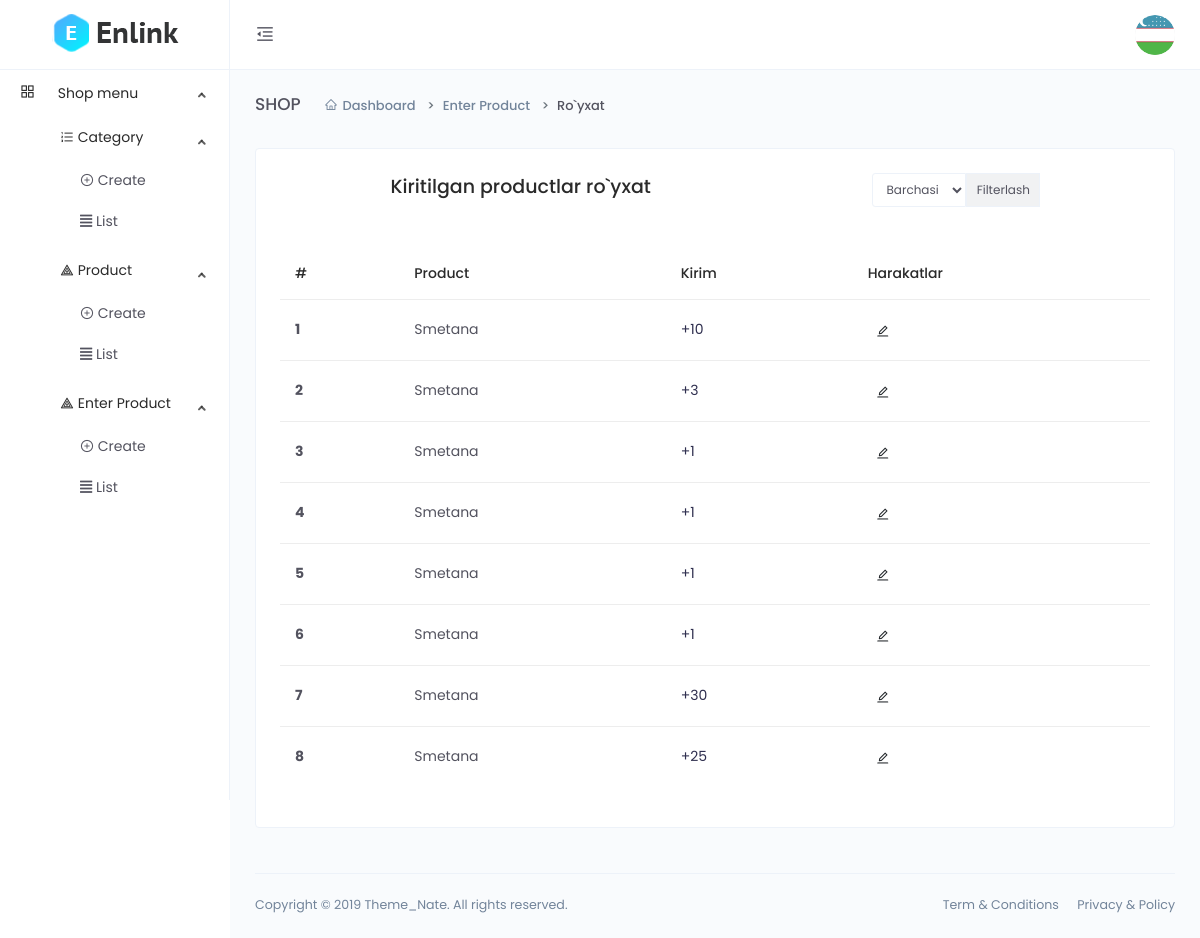
Screenshot of /dashboard/detail-product-enter/L1roS3Miw5OUnJW/ (signed in) with the database file from the repository.
### main/models.py (models this page shows, shortened)
class User(AbstractUser):
    avatar = models.ImageField(upload_to='avatar/',default='avatar/default.png')
    address = models.CharField(max_length=255, blank=True, null=True)
    phone = models.CharField(max_length=255, blank=True, null=True)
    zip_code = models.IntegerField(blank=True, null=True)
    class Meta(AbstractUser.Meta):
        swappable = "AUTH_USER_MODEL"

class CodeGenerate(models.Model):
    code = models.CharField(max_length=255, blank=True,unique=True)
    class Meta:
        abstract = True

class EnterProduct(CodeGenerate):
    product = models.ForeignKey(Product,on_delete=models.SET_NULL,null=True)
    quantity = models.IntegerField()
    date = models.DateTimeField(auto_now_add=True)

class Product(CodeGenerate):
    category = models.ForeignKey(Category, on_delete=models.CASCADE)
    name = models.CharField(max_length=255)
    body = models.TextField()
    price = models.DecimalField(decimal_places=2, max_digits=10)
    discount_price = models.DecimalField(decimal_places=2, max_digits=10,
                                         blank=True, null=True)
    banner_img = models.ImageField(upload_to='banner-img/')
    quantity = models.IntegerField()
    delivery = models.BooleanField(default=False)

### main/funcs.py (the view)
    def wrapper(request, *args, **kwargs):
        if request.user.is_staff:
            return func(request,*args, **kwargs)
        else:
            return redirect('front:index')

### main/dashboard/views.py (called while the page is built)
@staff_required
def detail_product_enter(request,code):
    queryset = models.EnterProduct.objects.filter(product__code=code)
    context = {
          'queryset':queryset
    }
    return render(request, 'dashboard/enter_product/detail.html', context)

### main/funcs.py (called while the page is built)
def staff_required(func):
    def wrapper(request, *args, **kwargs):
        if request.user.is_staff:
            return func(request,*args, **kwargs)
        else:
            return redirect('front:index')
    return wrapper

### templates/dashboard/enter_product/detail.html (shortened to what this page needs)
{% extends 'dashboard/base.html' %}
{% block content %}
<div class="main-content">
    <div class="page-header">
        <h2 class="header-title">SHOP</h2>
        <div class="header-sub-title">
            <nav class="breadcrumb breadcrumb-dash">
                <a href="#" class="breadcrumb-item"><i class="anticon anticon-home m-r-5"></i>Dashboard</a>
                <a class="breadcrumb-item" href="#">Enter Product</a>
                <span class="breadcrumb-item active">Ro`yxat</span>
            </nav>
        </div>
    </div>
    <div class="card">
        <div class="card-body">
            <div class="d-flex justify-content-around">
            <h4>Kiritilgan  productlar ro`yxat</h4>
            <div>
                <form class="input-group input-group-sm mb-3">
                    <select name="category_code" class="form-control">
                        <option value="0">Barchasi</option>
                    </select>
                    <div class="input-group-prepend">
                        <button class="input-group-text" id="inputGroup-sizing-sm" type="submit">Filterlash</button>
                    </div>
                </form>
            </div>
            </div>
            <div class="m-t-25">
                <div class="table-responsive">
                    <table class="table">
                        <thead>
                            <tr>
                                <th scope="col">#</th>
                                <th scope="col">Product</th>
                                <th scope="col">Kirim</th>
                                <th scope="col">Harakatlar</th>
                            </tr>
                        </thead>
                        <tbody>
                            {% for q in queryset %}
                            <tr>
                                <th scope="row">{{forloop.counter}}</th>
                                <td>{{q.product.name}}</td>
                                <td style="color: rgb(47, 47, 79);">+{{q.quantity}}</td>
                                <td>
                                    <button type="button" class="btn btn-icon btn-hover btn-sm btn-rounded" data-toggle="modal" data-target=".bd-example-modal-sm{{forloop.counter}}">
                                        <i class="anticon anticon-edit"></i>
                                    </button>
                                </td>
                            </tr>
                            {% endfor %}
                        </tbody>
                    </table>
                </div>
            </div>
        </div>
    </div>
</div>
{% endblock %}

### templates/dashboard/base.html (shortened to what this page needs)
<!DOCTYPE html>
<html lang="en">
{% load static %}
<head>
    <link href="{% static 'dashboard/vendors/bootstrap-datepicker/bootstrap-datepicker.min.css' %}" rel="stylesheet">
    <link href="{% static 'dashboard/css/app.min.css' %}" rel="stylesheet">
</head>
<body>
    <div class="app">
        <div class="layout">
            <div class="header">
                <div class="logo logo-dark">
                    <a href="{% url 'dashboard:index' %}">
                        <img src="{% static 'dashboard/images/logo/logo.png' %}" alt="Logo">
                    </a>
                </div>
                <div class="nav-wrap">
                    <ul class="nav-left">
                        <li class="desktop-toggle">
                            <a href="javascript:void(0);">
                                <i class="anticon"></i>
                            </a>
                        </li>
                    </ul>
                    <ul class="nav-right">
                        <li class="dropdown dropdown-animated scale-left">
                            <div class="pointer" data-toggle="dropdown">
                                <div class="avatar avatar-image  m-h-10 m-r-15">
                                    <img src="{{user.avatar.url}}"  alt="">
                                </div>
                            </div>
                        </li>
                    </ul>
                </div>
            </div>
            <div class="side-nav">
                <div class="side-nav-inner">
                    <ul class="side-nav-menu scrollable">
                        <li class="nav-item dropdown open">
                            <a class="dropdown-toggle" href="javascript:void(0);">
                                <span class="icon-holder">
                                    <i class="anticon anticon-appstore"></i>
                                </span>
                                <span class="title">Shop menu</span>
                            </a>
                            <ul class="dropdown-menu">
                                <li>
                                    <li class="nav-item dropdown open">
                                        <a class="dropdown-toggle" href="javascript:void(0);">
                                            <span class="icon-holder">
                                                <i class="anticon anticon-ordered-list"></i>
                                            </span>
                                            <span class="title">Category</span>
                                        </a>
                                        <ul class="dropdown-menu">
                                            <li>
                                                <a href="{% url 'dashboard:category_create' %}">
                                                    <i class="anticon anticon-plus-circle"></i>
                                                    Create
                                                </a>
                                            </li>
                                            <li>
                                                <a href="{% url 'dashboard:category_list' %}">
                                                    <span class="icon-holder">
                                                        <i class="fas fa-align-justify"></i>
                                                        List
                                                    </span>
                                                </a>
                                            </li>
                                        </ul>
                                    </li>
                                </li>
                                <li>
                                    <li class="nav-item dropdown open">
                                        <a class="dropdown-toggle" href="javascript:void(0);">
                                            <span class="icon-holder">
                                                <i class="anticon anticon-heat-map"></i>
                                            </span>
                                            <span class="title">Product</span>
                                        </a>
                                        <ul class="dropdown-menu">
                                            <li>
                                                <a href="{% url 'dashboard:product_create' %}">
                                                    <i class="anticon anticon-plus-circle"></i>
                                                    Create
                                                </a>
                                            </li>
                                            <li>
                                                <a href="{% url 'dashboard:product_list' %}">
                                                    <i class="fas fa-align-justify"></i>
                                                    List
                                                </a>
                                            </li>
                                        </ul>
                                    </li>
                                </li>
                                <li>
                                    <li class="nav-item dropdown open">
                                        <a class="dropdown-toggle" href="javascript:void(0);">
                                            <span class="icon-holder">
                                                <i class="anticon anticon-heat-map"></i>
                                            </span>
                                            <span class="title">Enter Product</span>
                                        </a>
                                        <ul class="dropdown-menu">
                                            <li>
                                                <a href="{% url 'dashboard:create_product_enter' %}">
                                                    <i class="anticon anticon-plus-circle"></i>
                                                    Create
                                                </a>
                                            </li>
                                            <li>
                                                <a href="{% url 'dashboard:list_product_enter' %}">
                                                    <i class="fas fa-align-justify"></i>
                                                    List
                                                </a>
                                            </li>
                                        </ul>
                                    </li>
                                </li>
                            </ul>
                        </li>
                    </ul>
                </div>
            </div>
            <div class="page-container">
                {% block content %}
                {% endblock %}
                <footer class="footer">
                    <div class="footer-content">
                        <p class="m-b-0">Copyright © 2019 Theme_Nate. All rights reserved.</p>
                        <span>
                            <a href="" class="text-gray m-r-15">Term &amp; Conditions</a>
                            <a href="" class="text-gray">Privacy &amp; Policy</a>
                        </span>
                    </div>
                </footer>
            </div>
        </div>
    </div>
</body>
</html>

### rows the page displays
User: avatar (picture)
EnterProduct: product.name "Smetana", quantity "10"
EnterProduct: product.name "Smetana", quantity "3"
EnterProduct: product.name "Smetana", quantity "1"
EnterProduct: product.name "Smetana", quantity "1"
EnterProduct: product.name "Smetana", quantity "1"
EnterProduct: product.name "Smetana", quantity "1"
EnterProduct: product.name "Smetana", quantity "30"
EnterProduct: product.name "Smetana", quantity "25"
